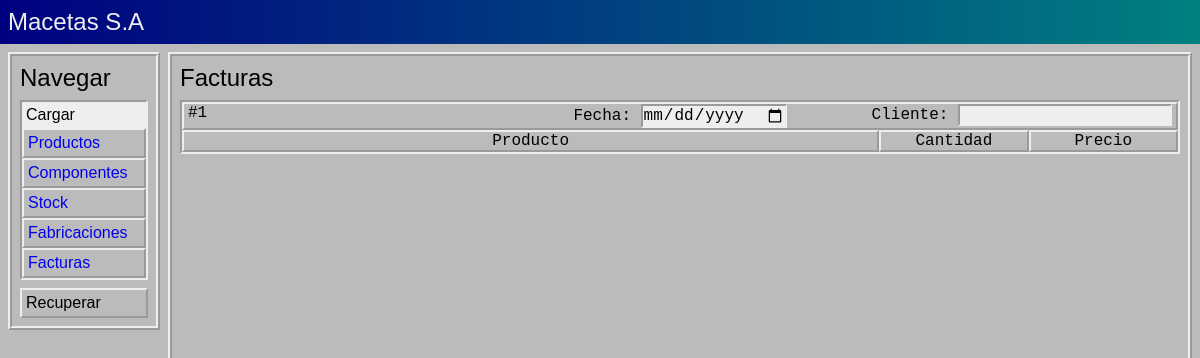
The page /facturas/ on the database as committed earlier.
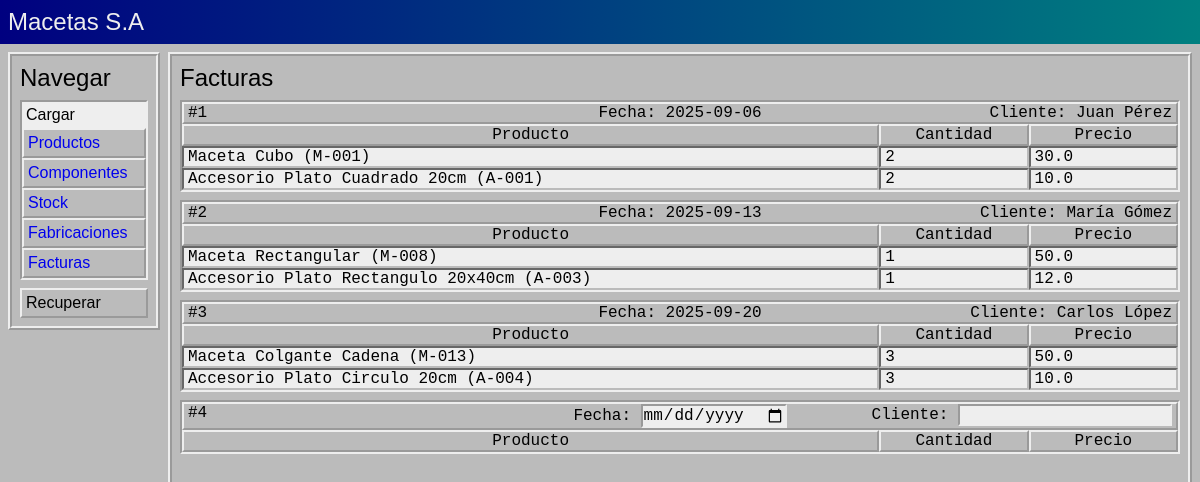
The same page on the database as committed later.
### tables this page shows
CREATE TABLE facturas_encabezado (
    id INTEGER PRIMARY KEY AUTOINCREMENT,
    fecha TEXT NOT NULL,
    cliente TEXT NOT NULL
);

### app.py (the view)
@APP.route('/facturas/', methods=['GET'])
def Facturas_Consultar():
    return render_template('/facturas.html')

### app.py (called while the page is built)
def Get_DB():
    DB = getattr(g, '_database', None)
    if DB is None:
        DB = g._database = sqlite3.connect(DATABASE)
    return DB

@APP.teardown_appcontext
def Close_DB(exception):
    DB = getattr(g, '_database', None)
    if DB is not None:
        DB.close()

### funciones.py (called while the page is built)
    def Consultar(self):
        return self.DB.execute('SELECT * FROM productos WHERE habilitado != 0').fetchall()

    def Consultar_Tipos(self):
        cursor = self.DB.cursor()
        cursor.row_factory = lambda cursor, row: row[0]
        return cursor.execute('SELECT DISTINCT tipo FROM productos WHERE habilitado != 0 ORDER BY tipo ASC').fetchall()

    def Consultar_Siguiente_ID(self):
        resultado = self.DB.execute('SELECT seq + 1 FROM sqlite_sequence WHERE name = "productos"').fetchone()[0]
        if resultado is None:
            return 1
        return resultado

    def Consultar_Formateado(self):
        resultado = self.DB.execute('SELECT * FROM productos WHERE habilitado != 0').fetchall()
        return {fila[0] : f'{fila[1]} {fila[2]} ({fila[3]})' for fila in resultado}

    def Consultar(self):
        return self.DB.execute('SELECT * FROM componentes WHERE habilitado != 0').fetchall()

    def Consultar_Siguiente_ID(self):
        try:
            resultado = self.DB.execute('SELECT seq + 1 FROM sqlite_sequence WHERE name = "componentes"').fetchone()[0]
        except TypeError:
            return 1
        return resultado

    def Consultar_Formateado(self):
        resultado = self.DB.execute('SELECT * FROM componentes WHERE habilitado != 0').fetchall()
        return {fila[0] : f'{fila[1]} ({fila[2]})' for fila in resultado}

    def Consultar(self):
        return self.DB.execute('SELECT * FROM componentes_por_producto').fetchall()

    def Consultar_Siguiente_ID(self):
        try:
            resultado = self.DB.execute('SELECT seq + 1 FROM sqlite_sequence WHERE name = "componentes_por_producto"').fetchone()[0]
        except TypeError:
            return 1
        return resultado

    def Consultar(self):
        return self.DB.execute('SELECT id, tipo_item, id_item, cantidad FROM stock').fetchall()

    def Consultar_Siguiente_ID(self):
        try:
            resultado = self.DB.execute('SELECT seq + 1 FROM sqlite_sequence WHERE name = "fabricaciones"').fetchone()[0]
        except TypeError:
            return 1
        return resultado

### templates/facturas.html (shortened to what this page needs)
<!DOCTYPE html>
<html lang='en'>
<head>
    <link rel='stylesheet' href='{{url_for('static', filename='style2.css')}}'>
</head>
<body>
    <header>
        Macetas S.A
    </header>
    <aside>
        <nav>
            <legend>Navegar</legend>
            <details open>
                <summary>Cargar</summary>
                <a href="/productos">Productos</a>
                <a href="/componentes">Componentes</a>
                <a href="/stock">Stock</a>
                <a href="/fabricaciones">Fabricaciones</a>
                <a href="/facturas">Facturas</a>
            </details>
            <details>
                <summary>Recuperar</summary>
            </details>
        </nav>
    </aside>
    <main>
        <legend>Facturas</legend>
        {% for id_factura, factura in facturas.items() %}
            <table>
                <thead>
                    <tr>
                        <th colspan="3" scope="colgroup">
                            <div>
                                <p style="text-align: left;">#{{ id_factura }}</p>
                                <p style="text-align: center;">Fecha: {{ factura['fecha'] }}</p>
                                <p style="text-align: right;">Cliente: {{ factura['cliente'] }}</p>
                            </div>
                        </th>
                    </tr>
                    <tr>
                        <th scope="col" style="width: 70%;">Producto</th>
                        <th scope="col" style="width: 15%;">Cantidad</th>
                        <th scope="col" style="width: 15%;">Precio</th>
                    </tr>
                </thead>
                <tbody>
                    {% for producto in factura['productos'] %}
                        <tr>
                            <td>{{ productosFormateados.get(producto['id_producto']) }}</td>
                            <td>{{ producto['cantidad'] }}</td>
                            <td>{{ producto['precio'] }}</td>
                        </tr>
                    {% endfor %}
                </tbody>
            </table>
        {% endfor %}
        <table>
            <thead>
                <tr>
                    <th colspan="3" scope="colgroup">
                        <div>
                            <p style="text-align: left;">#{{ facturaSiguiente }}</p>
                            <p style="text-align: center;">
                                <label for="agregar_fecha">Fecha: </label>
                                <input type="date" name="agregar_fecha" value="fechaHoy">
                            </p>
                            <p style="text-align: right;">
                                <label for="agregar_cliente">Cliente: </label>
                                <input type="text" name="agregar_cliente">
                            </p>
                        </div>
                    </th>
                </tr>
                <tr>
                    <th scope="col" style="width: 70%;">Producto</th>
                    <th scope="col" style="width: 15%;">Cantidad</th>
                    <th scope="col" style="width: 15%;">Precio</th>
                </tr>
            </thead>
        </table>
    </main>
</body>

### static/style2.css (style rules this page uses)
* { margin: 0; padding: 0; font-family: sans-serif; }
html { --color-celeste: #008080; --color-azul: #000080; --color-negro: #111; --color-grisoscuro: #808080; --color-gris: #BBB; --color-blanco: #EEE; --borde-raised: var(--color-blanco) 2px outset; --borde-sunken: var(--color-blanco) 2px inset; --borde-sunken2: var(--color-gris) 2px inset; --borde-ridged: var(--color-blanco) 4px ridge; --fuente-grande: 1.5rem; background-color: var(--color-celeste); }
body { padding: 0.5rem; display: grid; grid-template-areas: 'header header' 'aside main'; grid-template-columns: auto 1fr; grid-template-rows: max-content auto; row-gap: 0.5rem; column-gap: 0.5rem; background-color: var(--color-gris); min-height: 100dvh; }
header { grid-area: header; margin: -0.5rem -0.5rem 0 -0.5rem; background: linear-gradient(to right, var(--color-azul), var(--color-celeste)); color: var(--color-blanco); font-size: var(--fuente-grande); padding: 0.5rem; }
aside { grid-area: aside; }
nav { padding: 0.5rem; border: var(--borde-ridged); min-width: 8rem; display: flex; flex-direction: column; row-gap: 0.5rem; }
nav summary { cursor: pointer; user-select: none; padding: 0.25rem; }
nav summary::marker { content: none; }
nav details { border: var(--borde-raised); background-color: var(--color-gris); }
nav details[open] { border: var(--borde-sunken); background-color: var(--color-blanco); }
nav a { display: block; padding: 0.25rem; background-color: var(--color-gris); border: var(--borde-raised); text-decoration: none; }
main { grid-area: main; padding: 0.5rem; display: flex; row-gap: 0.5rem; flex-direction: column; border: var(--borde-ridged); }
legend { font-size: var(--fuente-grande); }
table { border: var(--borde-sunken); width: 100%; border-spacing: 0; }
table * { font-family: monospace; font-size: 1rem; }
table div { display: flex; justify-content: space-between; padding: 0 0.25rem; }
table div p { width: 100%; }
table th { border: var(--borde-raised); font-weight: normal; }
table td { border: var(--borde-sunken2); background-color: var(--color-blanco); padding: 0 0.25rem; }
input { background-color: var(--color-blanco); border: var(--borde-sunken); }

Rows that differ between the two databases and show on the page:
added facturas_encabezado: fecha "2025-09-06", cliente "Juan Pérez"
added facturas_encabezado: fecha "2025-09-13", cliente "María Gómez"
added facturas_encabezado: fecha "2025-09-20", cliente "Carlos López"
Other text that changed with them:
{{ facturaSiguiente }}: "1" → "4"
new list line: "# 1 Fecha: Cliente: Producto Cantidad Precio Maceta Cubo (M-001) 2 30.0 Accesorio Plato Cuadrado 20cm (A-001) 2 10.0"
new list line: "# 2 Fecha: Cliente: Producto Cantidad Precio Maceta Rectangular (M-008) 1 50.0 Accesorio Plato Rectangulo 20x40cm (A-003) 1 12.0"
new list line: "# 3 Fecha: Cliente: Producto Cantidad Precio Maceta Colgante Cadena (M-013) 3 50.0 Accesorio Plato Circulo 20cm (A-004) 3 10.0"
